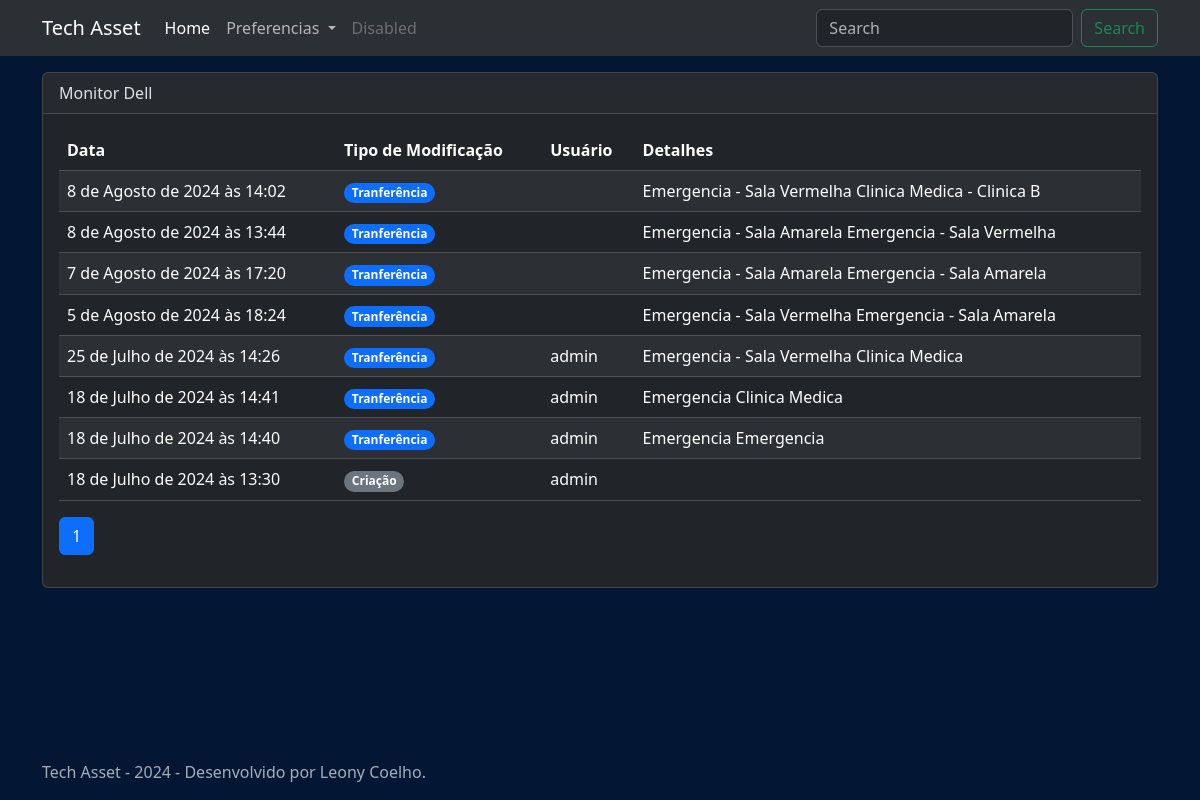
The app's page /asset/history/1/?page=4, older data.
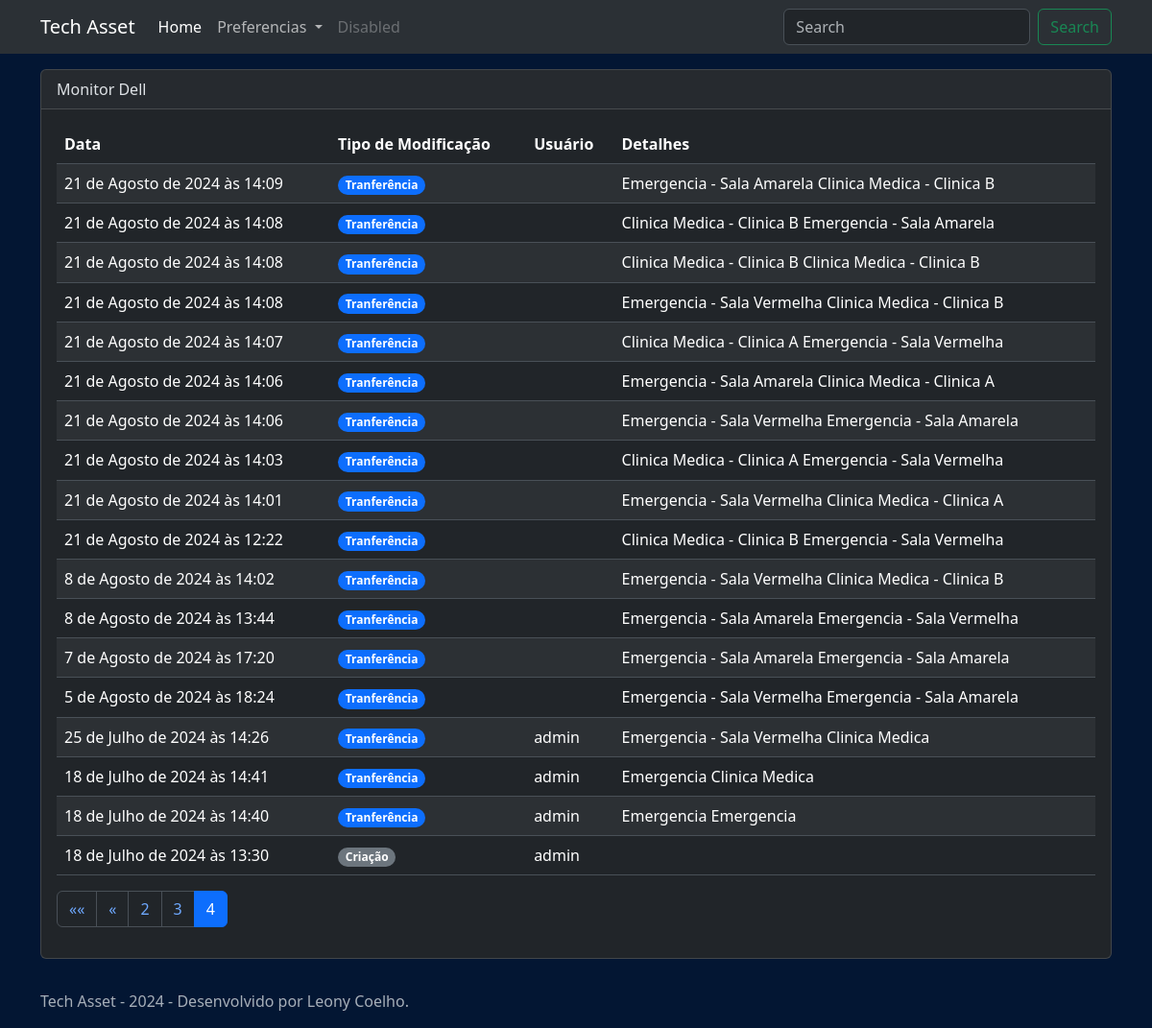
The same page, newer data.
### app_tech_asset/models.py (models this page shows, shortened)
class AssetHistory(models.Model):
    asset_id = models.ForeignKey(Asset, on_delete=models.CASCADE)
    modification_type = models.CharField(null=False, max_length=50)
    name = models.CharField(null=False, max_length=50)
    category = models.CharField(null=False, max_length=50)
    modified = models.DateTimeField(auto_now_add=True)
    user = models.CharField(null=False, max_length=50)
    details = models.TextField(null=True)
    sector = models.CharField(null=False, max_length=50)
    new_sector =  models.CharField(null=True, max_length=50)
    previous_sector =  models.CharField(null=True, max_length=50)
    subsector = models.CharField(null=True, max_length=50)
    new_subsector =  models.CharField(null=True, max_length=50)
    previous_subsector =  models.CharField(null=True, max_length=50)
    rental_company = models.CharField(null=False, max_length=50)
    internal_code1 = models.CharField(null=True, max_length=50)
    internal_code2 = models.CharField(null=True, max_length=50)
    internal_code3 = models.CharField(null=True, max_length=50)
    serial_number = models.CharField(null=True, max_length=50)
    brand = models.CharField(null=True, max_length=50)
    mac_address = models.CharField(null=True, max_length=50)
    windows_license = models.CharField(null=True, max_length=50)
    kit = models.CharField(null=True, max_length=50)

### app_tech_asset/views.py (the view)
# urls.py: path('asset/history/<int:id>/', views.history, name='history_asset'),
def history(request, id):
    asset = get_object_or_404(Asset, id=id)
    history_list = AssetHistory.objects.filter(asset_id=asset).order_by('-modified')
    paginator = Paginator(history_list, 20)
    page_number = request.GET.get('page')
    page_obj = paginator.get_page(page_number)
    context = {
        'asset': asset,
        'page_obj': page_obj,
    }
    return render(request, 'view_asset_history.html', context)

### app_tech_asset/context_processors.py (called while the page is built)
def global_settings(request):
    try:
        settings = GlobalSettings.objects.get(id=1)
    except GlobalSettings.DoesNotExist:
        settings = None
    categories = Category.objects.all()
    subcategories = SubCategory.objects.all()
    sectors = Sector.objects.all()
    subsectors = SubSector.objects.all()
    rental_companies = RentalCompany.objects.all()
    return {
        'global_settings': settings,
        'categories': categories,
        'subcategories': subcategories,
        'sectors': sectors,
        'subsectors': subsectors,
        'rental_companies': rental_companies
        }

### app_tech_asset/templates/view_asset_history.html (shortened to what this page needs)
{% extends 'base.html' %}
{% block content %}
<div class="container">
    <div class="card mt-3 mb-3">
        <div class="card-header">{{ asset.name }}</div>
        <div class="card-body">
            <table class="table table-striped">
                <thead>
                    <tr>
                        <th>Data</th>
                        <th>Tipo de Modificação</th>
                        <th>Usuário</th>
                        <th>Detalhes</th>
                    </tr>
                </thead>
                <tbody>
                    {% for entry in page_obj %}
                    <tr>
                        <td>{{ entry.modified }}</td>
                        <td>{% if entry.modification_type == 'Transfer' %}<span class="badge rounded-pill text-bg-primary">Tranferência</span>{% endif %}
                            {% if entry.modification_type == 'Creation' %}<span class="badge rounded-pill text-bg-secondary">Criação</span>{% endif %}
                            {% if entry.modification_type == 'Delete' %}<span class="badge rounded-pill text-bg-danger">Deletado</span>{% endif %}</td>
                        <td>{{ entry.user }}</td>
                        <td>
                            {% if entry.modification_type == 'Transfer' %}
                                {{ entry.previous_sector }}{% if entry.previous_subsector %} - {{ entry.previous_subsector }}{% endif %}  {{ entry.new_sector }}{% if entry.new_subsector %} - {{ entry.new_subsector }}{% endif %}
                            {% endif %}
                        </td>
                    </tr>
                    {% empty %}
                    <tr>
                        <td colspan="4">Nenhum histórico encontrado para este ativo.</td>
                    </tr>
                    {% endfor %}
                </tbody>
            </table>
            <nav aria-label="Page navigation">
                <ul class="pagination">
                    {% if page_obj.has_previous %}
                    <li class="page-item">
                        <a class="page-link" href="?page=1" aria-label="First">
                            <span aria-hidden="true">&laquo;&laquo;</span>
                        </a>
                    </li>
                    <li class="page-item">
                        <a class="page-link" href="?page={{ page_obj.previous_page_number }}" aria-label="Previous">
                            <span aria-hidden="true">&laquo;</span>
                        </a>
                    </li>
                    {% endif %}
                    {% for num in page_obj.paginator.page_range %}
                        {% if page_obj.number == num %}
                            <li class="page-item active"><span class="page-link">{{ num }}</span></li>
                        {% elif num > page_obj.number|add:-3 and num < page_obj.number|add:3 %}
                            <li class="page-item"><a class="page-link" href="?page={{ num }}">{{ num }}</a></li>
                        {% endif %}
                    {% endfor %}
                </ul>
            </nav>
        </div>
    </div>
</div>
{% endblock %}

Row changes from the older to the newer data that the page shows:
added AssetHistory: modified "21 de Agosto de 2024 às 14:09", modification_type "Tranferência", previous_sector "Emergencia", previous_subsector "Sala Amarela", new_sector "Clinica Medica", new_subsector "Clinica B"
added AssetHistory: modified "21 de Agosto de 2024 às 14:08", modification_type "Tranferência", previous_sector "Clinica Medica", previous_subsector "Clinica B", new_sector "Emergencia", new_subsector "Sala Amarela"
added AssetHistory: modified "21 de Agosto de 2024 às 14:08", modification_type "Tranferência", previous_sector "Clinica Medica", previous_subsector "Clinica B", new_sector "Clinica Medica", new_subsector "Clinica B"
added AssetHistory: modified "21 de Agosto de 2024 às 14:08", modification_type "Tranferência", previous_sector "Emergencia", previous_subsector "Sala Vermelha", new_sector "Clinica Medica", new_subsector "Clinica B"
added AssetHistory: modified "21 de Agosto de 2024 às 14:07", modification_type "Tranferência", previous_sector "Clinica Medica", previous_subsector "Clinica A", new_sector "Emergencia", new_subsector "Sala Vermelha"
added AssetHistory: modified "21 de Agosto de 2024 às 14:06", modification_type "Tranferência", previous_sector "Emergencia", previous_subsector "Sala Amarela", new_sector "Clinica Medica", new_subsector "Clinica A"
added AssetHistory: modified "21 de Agosto de 2024 às 14:06", modification_type "Tranferência", previous_sector "Emergencia", previous_subsector "Sala Vermelha", new_sector "Emergencia", new_subsector "Sala Amarela"
added AssetHistory: modified "21 de Agosto de 2024 às 14:03", modification_type "Tranferência", previous_sector "Clinica Medica", previous_subsector "Clinica A", new_sector "Emergencia", new_subsector "Sala Vermelha"
added AssetHistory: modified "21 de Agosto de 2024 às 14:01", modification_type "Tranferência", previous_sector "Emergencia", previous_subsector "Sala Vermelha", new_sector "Clinica Medica", new_subsector "Clinica A"
added AssetHistory: modified "21 de Agosto de 2024 às 12:22", modification_type "Tranferência", previous_sector "Clinica Medica", previous_subsector "Clinica B", new_sector "Emergencia", new_subsector "Sala Vermelha"
Text that changed along with them:
new list line: "2"
new list line: "3"
new list line: "4"
list line gone: "1"
